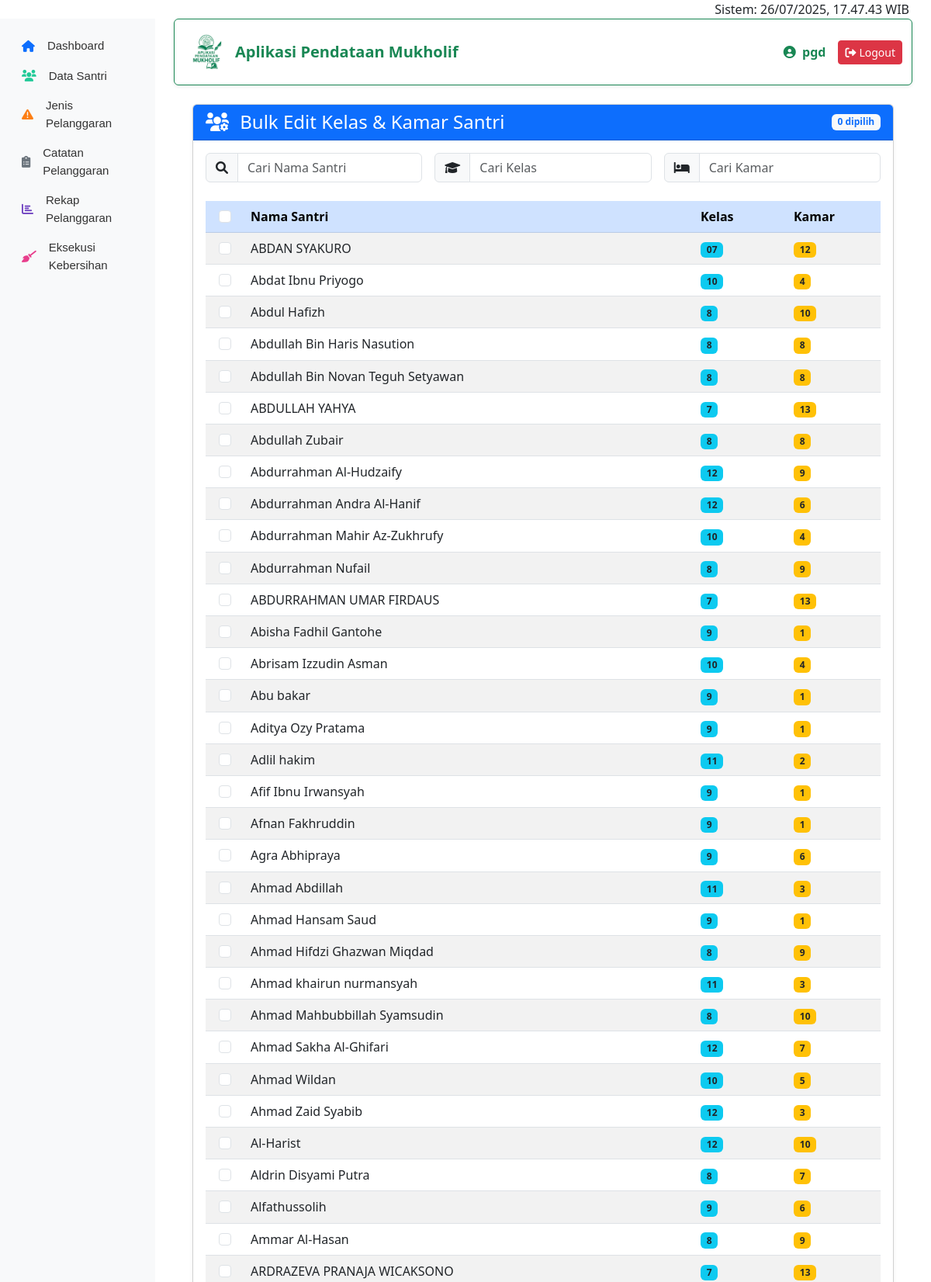
The app's page /santri/bulk-edit.php (signed in, upper part) with its own data.
### tables this page shows
CREATE TABLE `santri` (
  `id` int NOT NULL,
  `nama` varchar(100) DEFAULT NULL,
  `kelas` varchar(50) DEFAULT NULL,
  `kamar` varchar(50) DEFAULT NULL
);

### santri/bulk-edit.php (the view, shortened to what this page needs)
<?php
include '../header.php';
include '../db.php';
$santri = $conn->query("SELECT * FROM santri ORDER BY nama ASC");
?>
<div class="container mt-4">
  <div class="card shadow-sm">
    <div class="card-header bg-primary text-white">
      <div class="d-flex justify-content-between align-items-center">
        <h4 class="mb-0"><i class="fas fa-users-cog me-2"></i> Bulk Edit Kelas & Kamar Santri</h4>
        <span class="badge bg-light text-primary" id="selectedCount">0 dipilih</span>
      </div>
    </div>
    <div class="card-body">
      <div class="row g-3 mb-4">
        <div class="col-md-4">
          <div class="input-group">
            <span class="input-group-text bg-light"><i class="fas fa-search"></i></span>
            <input type="text" id="searchNama" class="form-control" placeholder="Cari Nama Santri">
          </div>
        </div>
        <div class="col-md-4">
          <div class="input-group">
            <span class="input-group-text bg-light"><i class="fas fa-graduation-cap"></i></span>
            <input type="text" id="searchKelas" class="form-control" placeholder="Cari Kelas">
          </div>
        </div>
        <div class="col-md-4">
          <div class="input-group">
            <span class="input-group-text bg-light"><i class="fas fa-bed"></i></span>
            <input type="text" id="searchKamar" class="form-control" placeholder="Cari Kamar">
          </div>
        </div>
      </div>
      <form method="post" action="">
        <div class="table-responsive">
          <table class="table table-hover table-striped" id="santriTable">
            <thead class="table-primary">
              <tr>
                <th width="50px" class="text-center">
                  <input type="checkbox" id="selectAll" class="form-check-input">
                </th>
                <th>Nama Santri</th>
                <th width="120px">Kelas</th>
                <th width="120px">Kamar</th>
              </tr>
            </thead>
            <tbody>
              <?php while ($row = $santri->fetch_assoc()): ?>
              <tr>
                <td class="text-center">
                  <input type="checkbox" name="santri_ids[]" value="<?= $row['id'] ?>" class="form-check-input santri-checkbox">
                </td>
                <td><?= htmlspecialchars($row['nama']) ?></td>
                <td>
                  <span class="badge bg-info text-dark"><?= htmlspecialchars($row['kelas']) ?></span>
                </td>
                <td>
                  <span class="badge bg-warning text-dark"><?= htmlspecialchars($row['kamar']) ?></span>
                </td>
              </tr>
              <?php endwhile; ?>
            </tbody>
          </table>
        </div>
      </form>
    </div>
  </div>
</div>
<?php include '../footer.php'; ?>

### records on screen
santri: nama "ABDAN SYAKURO", kelas "07", kamar "12"
santri: nama "Abdat Ibnu Priyogo", kelas "10", kamar "4"
santri: nama "Abdul Hafizh", kelas "8", kamar "10"
santri: nama "Abdullah Bin Haris Nasution", kelas "8", kamar "8"
santri: nama "Abdullah Bin Novan Teguh Setyawan", kelas "8", kamar "8"
santri: nama "ABDULLAH YAHYA", kelas "7", kamar "13"
santri: nama "Abdullah Zubair", kelas "8", kamar "8"
santri: nama "Abdurrahman Al-Hudzaify", kelas "12", kamar "9"
santri: nama "Abdurrahman Andra Al-Hanif", kelas "12", kamar "6"
santri: nama "Abdurrahman Mahir Az-Zukhrufy", kelas "10", kamar "4"
santri: nama "Abdurrahman Nufail", kelas "8", kamar "9"
santri: nama "ABDURRAHMAN UMAR FIRDAUS", kelas "7", kamar "13"
santri: nama "Abisha Fadhil Gantohe", kelas "9", kamar "1"
santri: nama "Abrisam Izzudin Asman", kelas "10", kamar "4"
santri: nama "Abu bakar", kelas "9", kamar "1"
santri: nama "Aditya Ozy Pratama", kelas "9", kamar "1"
santri: nama "Adlil hakim", kelas "11", kamar "2"
santri: nama "Afif Ibnu Irwansyah", kelas "9", kamar "1"
santri: nama "Afnan Fakhruddin", kelas "9", kamar "1"
santri: nama "Agra Abhipraya", kelas "9", kamar "6"
santri: nama "Ahmad Abdillah", kelas "11", kamar "3"
santri: nama "Ahmad Hansam Saud", kelas "9", kamar "1"
santri: nama "Ahmad Hifdzi Ghazwan Miqdad", kelas "8", kamar "9"
santri: nama "Ahmad khairun nurmansyah", kelas "11", kamar "3"
santri: nama "Ahmad Mahbubbillah Syamsudin", kelas "8", kamar "10"
santri: nama "Ahmad Sakha Al-Ghifari", kelas "12", kamar "7"
santri: nama "Ahmad Wildan", kelas "10", kamar "5"
santri: nama "Ahmad Zaid Syabib", kelas "12", kamar "3"
santri: nama "Al-Harist", kelas "12", kamar "10"
santri: nama "Aldrin Disyami Putra", kelas "8", kamar "7"
santri: nama "Alfathussolih", kelas "9", kamar "6"
santri: nama "Ammar Al-Hasan", kelas "8", kamar "9"
santri: nama "ARDRAZEVA PRANAJA WICAKSONO", kelas "7", kamar "13"

### other values on screen
$_SESSION['username'] "pgd"
